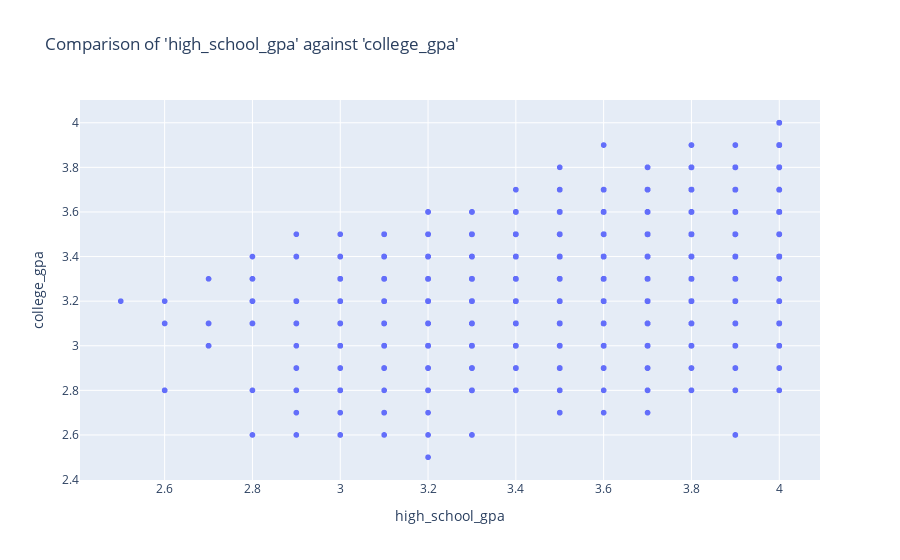

Source (notebook cell):
### Code cell
fig = px.scatter(
    df_full_train, 
    x='high_school_gpa', 
    y='college_gpa', 
    # facet_col='graduate_in_4years',
    # opacity=0.45,
    # histfunc='count', 
    title="Comparison of 'high_school_gpa' against 'college_gpa'")
fig.show()

### Figure 1 — Plotly figure (JSON) as saved in the notebook; plotly's stock layout.template omitted (floating-point values rounded to 4 significant figures; data arrays with more than 128 entries replaced by an {"elided": "..."} marker saying what was removed)
{"data": [{"hovertemplate": "high_school_gpa=%{x}<br>college_gpa=%{y}<extra></extra>", "legendgroup": "", "marker": {"color": "#636efa", "symbol": "circle"}, "mode": "markers", "name": "", "showlegend": false, "type": "scattergl", "x": {"elided": "4800 float values"}, "xaxis": "x", "y": {"elided": "4800 float values"}, "yaxis": "y"}], "layout": {"legend": {"tracegroupgap": 0}, "title": {"text": "Comparison of 'high_school_gpa' against 'college_gpa'"}, "xaxis": {"anchor": "y", "domain": [0, 1], "title": {"text": "high_school_gpa"}}, "yaxis": {"anchor": "x", "domain": [0, 1], "title": {"text": "college_gpa"}}}}
